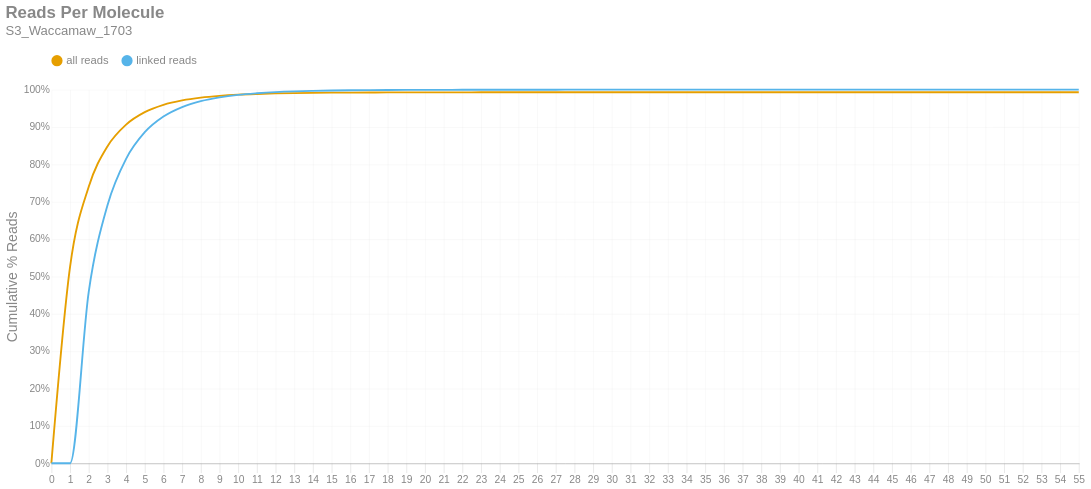

The notebook cell saved with this chart:
### Markdown cell above
### Reads per Molecule
This chart shows the cumulative distribution of the number of reads per linked molecule. That is, how many alignments are associated with a unique molecule. This excludes the number of reads associated with invalid or absent linked-read barcodes. The `linked` histogram is the percentages recalculated when disregarding singletons.

### Code cell
if SKIPLR:
    print_html(f"Skipped")
else:
    counts = np.bincount(valids['reads'].cast(pl.Int64).to_numpy())
    weighted = counts * np.arange(len(counts))
    all_perc = weighted / n_reads
    linked_perc = weighted / n_linked_reads
    linked_perc[1] = 0
    binned_df = pl.DataFrame({
        'readsper': list(range(len(counts))),
        'all reads (cumsum)': np.cumsum(all_perc).tolist(),
        'linked reads (cumsum)': np.cumsum(linked_perc).tolist(),
    })

    with SafeRender(binned_df):
        (
            density_plot(binned_df, 'Reads Per Molecule', samplename, 'readspmol')
            .encode(
                x=alt.X('readsper:O', title=None).axis(labelAngle=0).scale(padding=0),
                y=alt.Y('value:Q', title='Cumulative % Reads').axis(format='%').stack(False),
                color=alt.Color("key:N").scale(domain=["all reads", "linked reads"]),
                tooltip=[
                    alt.Tooltip("key:N", title="Data Type"),
                    alt.Tooltip("readsper:O", title="Reads Per Molecule"),
                    alt.Tooltip("value:Q", format=".2%", title="% Reads (Cum.)")
                ]            
            )
        ).display()

### Figure 1 — Vega-Lite specification as saved in the notebook (floating-point values rounded to 4 significant figures)
{"width": "container", "height": 400, "config": {"title": {"anchor": "start", "dy": -15, "fontSize": 18, "color": "#888888", "subtitleColor": "#888888", "subtitleFontSize": 14}, "arc": {"fill": "#0072B2"}, "axis": {"domainColor": "#888888", "domainWidth": 0.5, "gridWidth": 0.2, "grid": false, "titleFontWeight": 400, "titleFontSize": 15, "labelFontSize": 11, "labelColor": "#888888", "tickColor": "#888888", "tickWidth": 0.2, "titleColor": "#888888"}, "axisBand": {"grid": false}, "axisX": {"grid": true, "tickSize": 10, "domainCap": "round"}, "axisY": {"domain": false, "grid": true, "tickSize": 0, "domainCap": "round"}, "background": "transparent", "header": {"labelFontSize": 15, "labelColor": "#888888", "titleFontSize": 15, "titleFontWeight": 600, "titleColor": "#888888"}, "legend": {"labelFont": "sans-serif", "labelFontSize": 12, "labelColor": "#888888", "symbolSize": 100, "symbolType": "circle", "titleFontSize": 12, "titlePadding": 10, "titleColor": "#888888", "title": null, "orient": "top"}, "range": {"category": ["#E69F00", "#56B4E9", "#009E73", "#F0E442", "#0072B2", "#D55E00", "#CC79A7", "#000000"], "diverging": ["#cfe8f3", "#a2d4ec", "#73bfe2", "#46abdb", "#1696d2", "#12719e"]}, "area": {"fill": "#0072B2", "fillOpacity": 0.7, "line": true, "strokeOpacity": 0.7}, "line": {"color": "#0072B2", "stroke": "#0072B2", "strokeWidth": 2}, "trail": {"color": "#0072B2", "stroke": "#0072B2", "strokeWidth": 0, "size": 1}, "point": {"filled": true, "fillOpacity": 1.0, "size": 95}, "text": {"color": "#888888", "fontSize": 11, "align": "right", "fontWeight": 400, "size": 11}, "bar": {"fill": "#0072B2", "stroke": null}, "view": {"stroke": null, "continuousWidth": 660, "continuousHeight": 400}}, "data": {"name": "data-1c23f464953511af80a1924d086599f9"}, "mark": {"type": "line", "interpolate": "monotone", "point": {"opacity": 0, "size": 275}}, "encoding": {"color": {"field": "key", "scale": {"domain": ["all reads", "linked reads"]}, "type": "nominal"}, "tooltip": [{"field": "key", "title": "Data Type", "type": "nominal"}, {"field": "readsper", "title": "Reads Per Molecule", "type": "ordinal"}, {"field": "value", "format": ".2%", "title": "% Reads (Cum.)", "type": "quantitative"}], "x": {"axis": {"labelAngle": 0}, "field": "readsper", "scale": {"padding": 0}, "title": null, "type": "ordinal"}, "y": {"axis": {"format": "%"}, "field": "value", "stack": false, "title": "Cumulative % Reads", "type": "quantitative"}}, "params": [{"name": "param_c36ac31b6afebe62", "select": {"type": "point", "fields": ["key"]}, "bind": "legend"}], "title": {"text": "Reads Per Molecule", "subtitle": "S3_Waccamaw_1703"}, "transform": [{"fold": ["all reads (cumsum)", "linked reads (cumsum)"]}, {"calculate": "replace(datum.key, ' (cumsum)', '')", "as": "key"}, {"filter": {"param": "param_c36ac31b6afebe62"}}], "usermeta": {"embedOptions": {"downloadFileName": "S3_Waccamaw_1703.readspmol"}}, "$schema": "https://vega.github.io/schema/vega-lite/v6.1.0.json", "datasets": {"data-1c23f464953511af80a1924d086599f9": [{"readsper": 0, "all reads (cumsum)": 0.0, "linked reads (cumsum)": 0.0}, {"readsper": 1, "all reads (cumsum)": 0.5254, "linked reads (cumsum)": 0.0}, {"readsper": 2, "all reads (cumsum)": 0.74, "linked reads (cumsum)": 0.459}, {"readsper": 3, "all reads (cumsum)": 0.8481, "linked reads (cumsum)": 0.69}, {"readsper": 4, "all reads (cumsum)": 0.9064, "linked reads (cumsum)": 0.8148}, {"readsper": 5, "all reads (cumsum)": 0.9398, "linked reads (cumsum)": 0.8861}, {"readsper": 6, "all reads (cumsum)": 0.9594, "linked reads (cumsum)": 0.928}, {"readsper": 7, "all reads (cumsum)": 0.9713, "linked reads (cumsum)": 0.9534}, {"readsper": 8, "all reads (cumsum)": 0.9787, "linked reads (cumsum)": 0.9694}, {"readsper": 9, "all reads (cumsum)": 0.9835, "linked reads (cumsum)": 0.9795}, {"readsper": 10, "all reads (cumsum)": 0.9866, "linked reads (cumsum)": 0.9862}, {"readsper": 11, "all reads (cumsum)": 0.9885, "linked reads (cumsum)": 0.9903}, {"readsper": 12, "all reads (cumsum)": 0.99, "linked reads (cumsum)": 0.9934}, {"readsper": 13, "all reads (cumsum)": 0.9909, "linked reads (cumsum)": 0.9954}, {"readsper": 14, "all reads (cumsum)": 0.9915, "linked reads (cumsum)": 0.9967}, {"readsper": 15, "all reads (cumsum)": 0.992, "linked reads (cumsum)": 0.9977}, {"readsper": 16, "all reads (cumsum)": 0.9922, "linked reads (cumsum)": 0.9983}, {"readsper": 17, "all reads (cumsum)": 0.9924, "linked reads (cumsum)": 0.9987}, {"readsper": 18, "all reads (cumsum)": 0.9926, "linked reads (cumsum)": 0.9991}, {"readsper": 19, "all reads (cumsum)": 0.9927, "linked reads (cumsum)": 0.9993}, {"readsper": 20, "all reads (cumsum)": 0.9928, "linked reads (cumsum)": 0.9994}, {"readsper": 21, "all reads (cumsum)": 0.9928, "linked reads (cumsum)": 0.9996}, {"readsper": 22, "all reads (cumsum)": 0.9929, "linked reads (cumsum)": 0.9997}, {"readsper": 23, "all reads (cumsum)": 0.9929, "linked reads (cumsum)": 0.9997}, {"readsper": 24, "all reads (cumsum)": 0.993, "linked reads (cumsum)": 0.9998}, {"readsper": 25, "all reads (cumsum)": 0.993, "linked reads (cumsum)": 0.9999}, {"readsper": 26, "all reads (cumsum)": 0.993, "linked reads (cumsum)": 0.9999}, {"readsper": 27, "all reads (cumsum)": 0.993, "linked reads (cumsum)": 0.9999}, {"readsper": 28, "all reads (cumsum)": 0.993, "linked reads (cumsum)": 1.0}, {"readsper": 29, "all reads (cumsum)": 0.993, "linked reads (cumsum)": 1.0}, {"readsper": 30, "all reads (cumsum)": 0.993, "linked reads (cumsum)": 1.0}, {"readsper": 31, "all reads (cumsum)": 0.993, "linked reads (cumsum)": 1.0}, {"readsper": 32, "all reads (cumsum)": 0.993, "linked reads (cumsum)": 1.0}, {"readsper": 33, "all reads (cumsum)": 0.993, "linked reads (cumsum)": 1.0}, {"readsper": 34, "all reads (cumsum)": 0.993, "linked reads (cumsum)": 1.0}, {"readsper": 35, "all reads (cumsum)": 0.993, "linked reads (cumsum)": 1.0}, {"readsper": 36, "all reads (cumsum)": 0.993, "linked reads (cumsum)": 1.0}, {"readsper": 37, "all reads (cumsum)": 0.993, "linked reads (cumsum)": 1.0}, {"readsper": 38, "all reads (cumsum)": 0.993, "linked reads (cumsum)": 1.0}, {"readsper": 39, "all reads (cumsum)": 0.993, "linked reads (cumsum)": 1.0}, {"readsper": 40, "all reads (cumsum)": 0.993, "linked reads (cumsum)": 1.0}, {"readsper": 41, "all reads (cumsum)": 0.993, "linked reads (cumsum)": 1.0}, {"readsper": 42, "all reads (cumsum)": 0.993, "linked reads (cumsum)": 1.0}, {"readsper": 43, "all reads (cumsum)": 0.993, "linked reads (cumsum)": 1.0}, {"readsper": 44, "all reads (cumsum)": 0.993, "linked reads (cumsum)": 1.0}, {"readsper": 45, "all reads (cumsum)": 0.993, "linked reads (cumsum)": 1.0}, {"readsper": 46, "all reads (cumsum)": 0.993, "linked reads (cumsum)": 1.0}, {"readsper": 47, "all reads (cumsum)": 0.993, "linked reads (cumsum)": 1.0}, {"readsper": 48, "all reads (cumsum)": 0.993, "linked reads (cumsum)": 1.0}, {"readsper": 49, "all reads (cumsum)": 0.993, "linked reads (cumsum)": 1.0}, {"readsper": 50, "all reads (cumsum)": 0.993, "linked reads (cumsum)": 1.0}, {"readsper": 51, "all reads (cumsum)": 0.993, "linked reads (cumsum)": 1.0}, {"readsper": 52, "all reads (cumsum)": 0.993, "linked reads (cumsum)": 1.0}, {"readsper": 53, "all reads (cumsum)": 0.993, "linked reads (cumsum)": 1.0}, {"readsper": 54, "all reads (cumsum)": 0.993, "linked reads (cumsum)": 1.0}, {"readsper": 55, "all reads (cumsum)": 0.993, "linked reads (cumsum)": 1.0}]}}
